Frame 1 (no input): blank canvas, image omitted
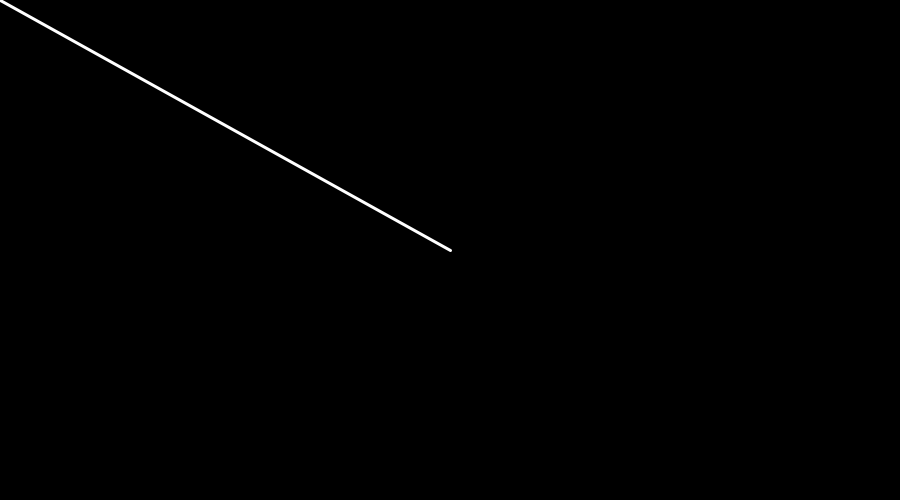
Frame 2 (the mouse pressed at the canvas centre, redrawn once)

The Processing sketch that drew this single still picture (run headless with seeded random() and noise(); the mouse was pressed at the canvas centre and the sketch redrawn once):

// Processing sketch: TP2
// ── TP2.pde
void setup() {
  background(0);
  size(900, 500);
  noLoop();
}

void draw(){
  int px = mouseX;
  int py = mouseY;
  stroke(255, 255, 255);
  strokeWeight(3);
  line(0, 0, px, py);
}

void mouseMoved() {
  int px = mouseX;
  int py = mouseY;
  loadPixels();
  pixels[px+py*width] = color(255, 255, 0);
  pixels[width*height-width*py+px] = color(255, 0, 255);
  println("la souris est "+px+", "+py);
  updatePixels();
  redraw();
}
